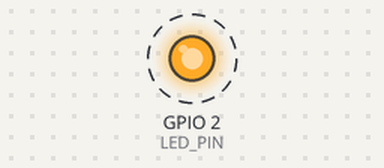
A sketch run on a simulated ESP32. On the bench: output pins drawn as LEDs (lit = HIGH). Dashed ring = blinking. What the sketch prints to the serial monitor is not drawn.

Above: at 0.2 s.
Timing chart, 0 to 5.8 s (numbered marks = the images above):
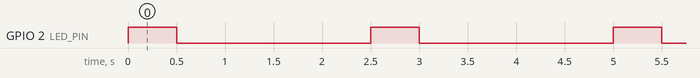

The sketch:

blink_led.ino
```cpp
/*
 * ESP32 LED blinker for camera latency measurement
 *
 * Blinks LED_PIN at a known duty cycle:
 *   ON_MS  = 500ms
 *   OFF_MS = 2000ms
 *
 * The asymmetric timing makes it easy to distinguish ON→OFF from OFF→ON.
 * Wire LED to LED_PIN with a 220Ω resistor to GND.
 *
 * Board: ESP32 Dev Module
 */

#define LED_PIN   2      // Built-in LED on most ESP32 dev boards
#define ON_MS    500
#define OFF_MS  2000

void setup() {
  pinMode(LED_PIN, OUTPUT);
  Serial.begin(115200);
  Serial.println("Camera latency blinker started");
}

void loop() {
  digitalWrite(LED_PIN, HIGH);
  Serial.println("ON");
  delay(ON_MS);

  digitalWrite(LED_PIN, LOW);
  Serial.println("OFF");
  delay(OFF_MS);
}
```

Measured:
- by itself, GPIO 2 (LED_PIN): alternates HIGH for 0.50 s and LOW for 2.0 s
